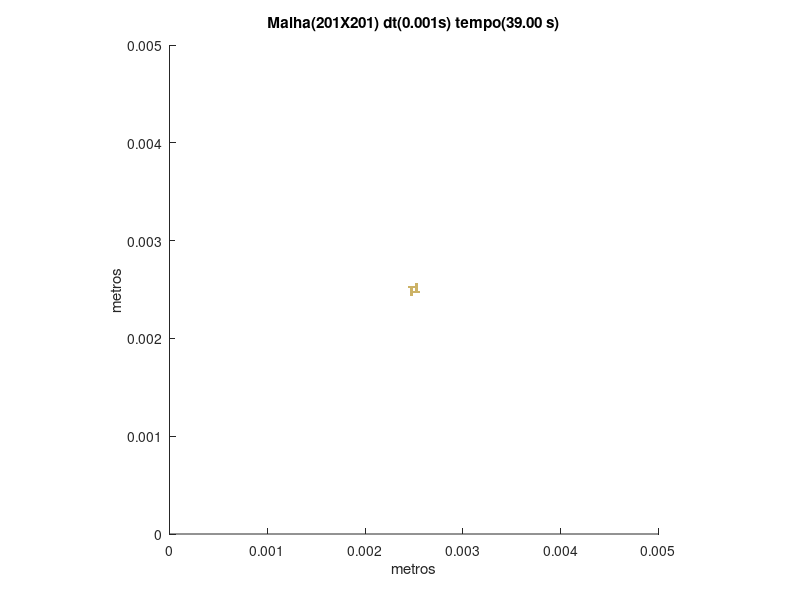

MATLAB code to generate this figure:
set (gca,'PlotBoxAspectRatio',[1 1 1],'Xlim',[0,0.005],'Ylim',[0,0.005])
hold on
title('Malha(201X201) dt(0.001s) tempo(39.00 s)')
hold on
ylabel('metros')
hold on
xlabel('metros')
hold on

fill([0.00246268656716418 0.00246268656716418 0.00248756218905473 0.00248756218905473],[0.00243781094527363 0.00246268656716418 0.00246268656716418 0.00243781094527363],[0.8,0.7,0.4],'LineStyle','none')

fill([0.00246268656716418 0.00246268656716418 0.00248756218905473 0.00248756218905473],[0.00246268656716418 0.00248756218905473 0.00248756218905473 0.00246268656716418],[0.8,0.7,0.4],'LineStyle','none')

fill([0.00248756218905473 0.00248756218905473 0.00251243781094527 0.00251243781094527],[0.00246268656716418 0.00248756218905473 0.00248756218905473 0.00246268656716418],[0.8,0.7,0.4],'LineStyle','none')

fill([0.00251243781094527 0.00251243781094527 0.00253731343283582 0.00253731343283582],[0.00246268656716418 0.00248756218905473 0.00248756218905473 0.00246268656716418],[0.8,0.7,0.4],'LineStyle','none')

fill([0.00253731343283582 0.00253731343283582 0.00256218905472637 0.00256218905472637],[0.00246268656716418 0.00248756218905473 0.00248756218905473 0.00246268656716418],[0.8,0.7,0.4],'LineStyle','none')

fill([0.00246268656716418 0.00246268656716418 0.00248756218905473 0.00248756218905473],[0.00248756218905473 0.00251243781094527 0.00251243781094527 0.00248756218905473],[0.8,0.7,0.4],'LineStyle','none')

fill([0.00251243781094527 0.00251243781094527 0.00253731343283582 0.00253731343283582],[0.00248756218905473 0.00251243781094527 0.00251243781094527 0.00248756218905473],[0.8,0.7,0.4],'LineStyle','none')

fill([0.00243781094527363 0.00243781094527363 0.00246268656716418 0.00246268656716418],[0.00251243781094527 0.00253731343283582 0.00253731343283582 0.00251243781094527],[0.8,0.7,0.4],'LineStyle','none')

fill([0.00246268656716418 0.00246268656716418 0.00248756218905473 0.00248756218905473],[0.00251243781094527 0.00253731343283582 0.00253731343283582 0.00251243781094527],[0.8,0.7,0.4],'LineStyle','none')

fill([0.00248756218905473 0.00248756218905473 0.00251243781094527 0.00251243781094527],[0.00251243781094527 0.00253731343283582 0.00253731343283582 0.00251243781094527],[0.8,0.7,0.4],'LineStyle','none')

fill([0.00251243781094527 0.00251243781094527 0.00253731343283582 0.00253731343283582],[0.00251243781094527 0.00253731343283582 0.00253731343283582 0.00251243781094527],[0.8,0.7,0.4],'LineStyle','none')

fill([0.00251243781094527 0.00251243781094527 0.00253731343283582 0.00253731343283582],[0.00253731343283582 0.00256218905472637 0.00256218905472637 0.00253731343283582],[0.8,0.7,0.4],'LineStyle','none')
